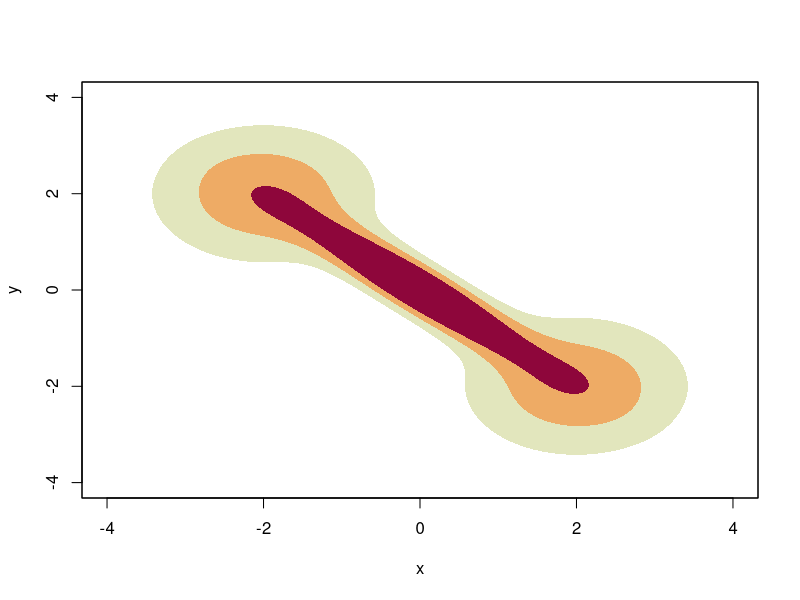
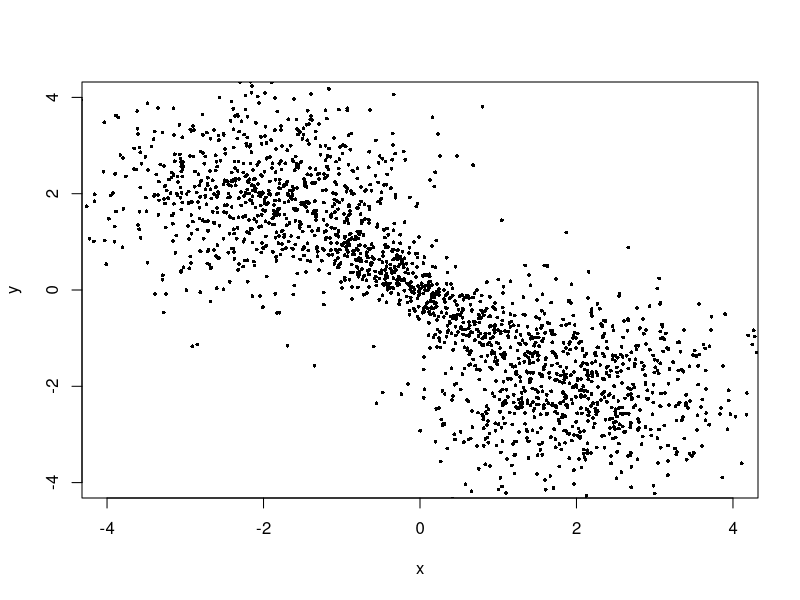
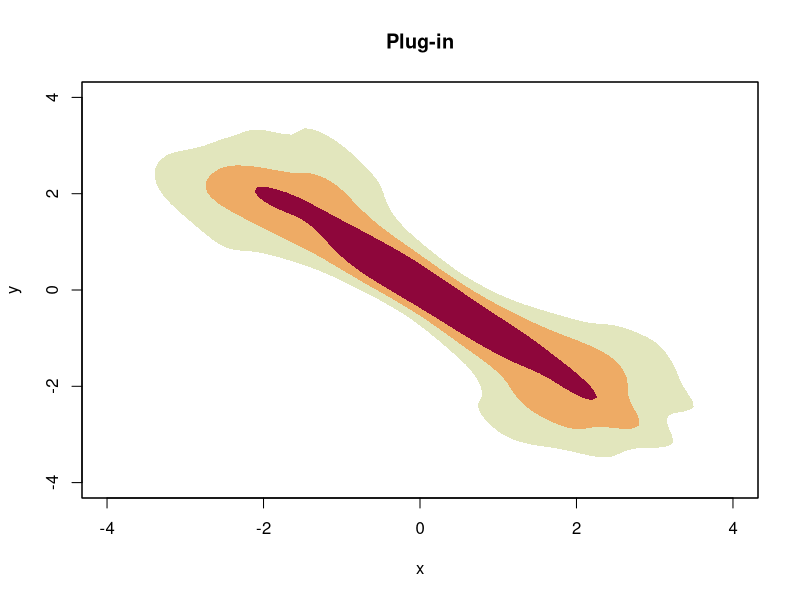
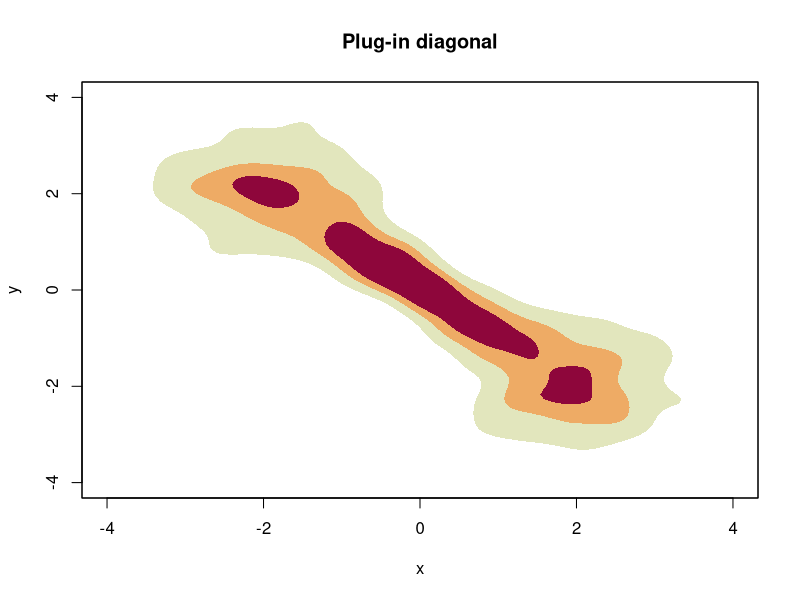
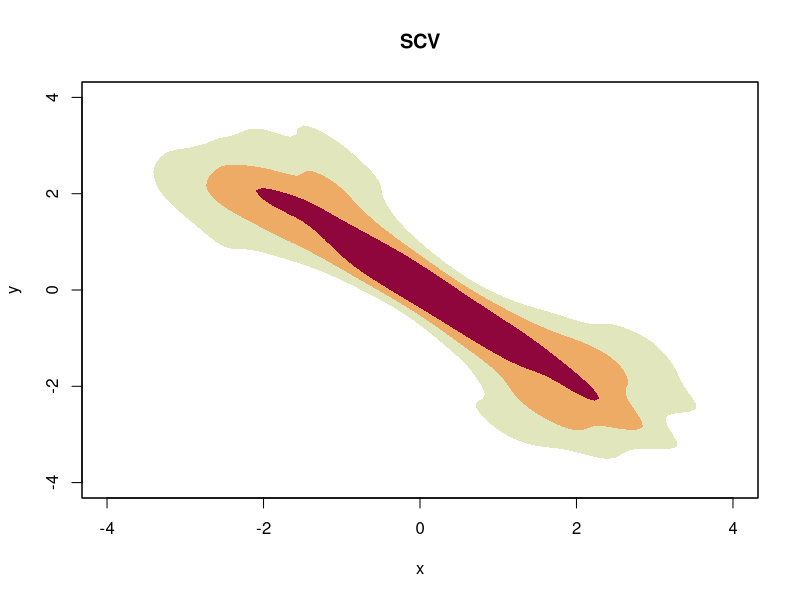
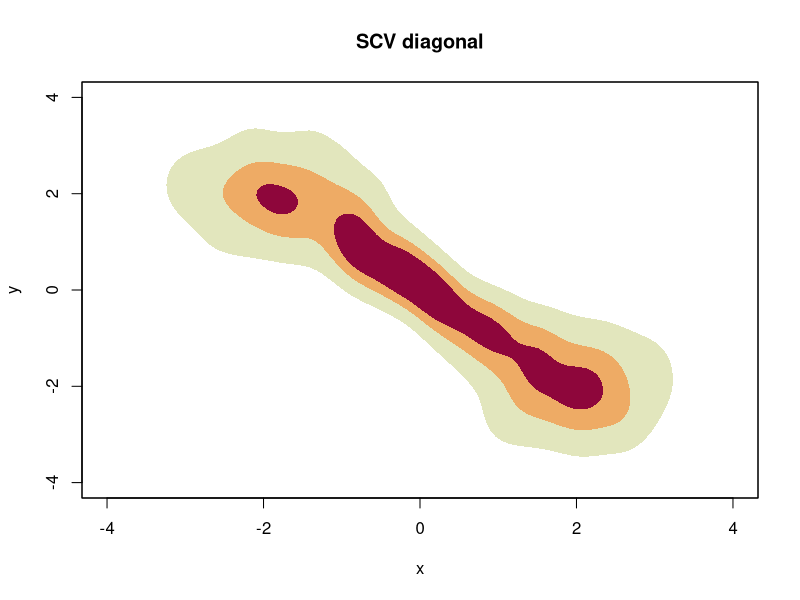

Write the R code that produced these figures, in order.
## ---- chunk 1
knitr::opts_chunk$set(global.par=TRUE, collapse=TRUE, comment="#>", fig.width=5, fig.height=5, fig.align="center", dpi=96)
options(tibble.print_min=3L, tibble.print_max=3L)
## ---- chunk 2
library(ks)
mus <- rbind(c(-2,2), c(0,0), c(2,-2))
Sigmas <- rbind(diag(2), matrix(c(0.8, -0.72, -0.72, 0.8), nrow=2), diag(2))
cwt <- 3/11
props <- c((1-cwt)/2, cwt, (1-cwt)/2)
plotmixt(mus=mus, Sigmas=Sigmas, props=props, display="filled.contour", xlim=c(-4,4), ylim=c(-4,4))
set.seed(88192)
samp <- 2000
x <- rmvnorm.mixt(n=samp, mus=mus, Sigmas=Sigmas, props=props)
colnames(x) <- c("x","y")
plot(x, pch=16, cex=0.5, xlim=c(-4,4), ylim=c(-4,4))
## ---- chunk 3
Hpi1 <- Hpi(x=x)
Hpi2 <- Hpi.diag(x=x)
## ---- chunk 4
fhat.pi1 <- kde(x=x)         ## same as Hpi(x=x, H=Hpi1)
fhat.pi2 <- kde(x=x, H=Hpi2)
## ---- chunk 5
plot(fhat.pi1, main="Plug-in", display="filled.contour", xlim=c(-4,4), ylim=c(-4,4))
plot(fhat.pi2, main="Plug-in diagonal", display="filled.contour", xlim=c(-4,4), ylim=c(-4,4)) 
## ---- chunk 6
Hscv1 <- Hscv(x=x)
Hscv2 <- Hscv.diag(x=x)
fhat.cv1 <- kde(x=x, H=Hscv1)
fhat.cv2 <- kde(x=x, H=Hscv2)
plot(fhat.cv1, main="SCV", display="filled.contour", xlim=c(-4,4), ylim=c(-4,4))
plot(fhat.cv2, main="SCV diagonal", display="filled.contour", xlim=c(-4,4), ylim=c(-4,4))
